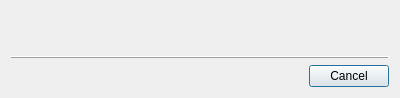
<?xml version="1.0" encoding="UTF-8"?>
<ui version="4.0">
 <class>UpdateDialog</class>
 <widget class="QDialog" name="UpdateDialog">
  <property name="geometry">
   <rect>
    <x>0</x>
    <y>0</y>
    <width>400</width>
    <height>98</height>
   </rect>
  </property>
  <property name="windowTitle">
   <string>LPubV Updates</string>
  </property>
  <layout class="QVBoxLayout" name="verticalLayout">
   <item>
    <widget class="QLabel" name="status">
     <property name="text">
      <string/>
     </property>
     <property name="textFormat">
      <enum>Qt::RichText</enum>
     </property>
     <property name="openExternalLinks">
      <bool>true</bool>
     </property>
    </widget>
   </item>
   <item>
    <widget class="QFrame" name="frame">
     <property name="frameShape">
      <enum>QFrame::HLine</enum>
     </property>
     <property name="frameShadow">
      <enum>QFrame::Raised</enum>
     </property>
    </widget>
   </item>
   <item>
    <widget class="QDialogButtonBox" name="buttonBox">
     <property name="orientation">
      <enum>Qt::Horizontal</enum>
     </property>
     <property name="standardButtons">
      <set>QDialogButtonBox::Cancel</set>
     </property>
    </widget>
   </item>
  </layout>
 </widget>
 <resources/>
 <connections>
  <connection>
   <sender>buttonBox</sender>
   <signal>accepted()</signal>
   <receiver>UpdateDialog</receiver>
   <slot>accept()</slot>
   <hints>
    <hint type="sourcelabel">
     <x>248</x>
     <y>254</y>
    </hint>
    <hint type="destinationlabel">
     <x>157</x>
     <y>274</y>
    </hint>
   </hints>
  </connection>
  <connection>
   <sender>buttonBox</sender>
   <signal>rejected()</signal>
   <receiver>UpdateDialog</receiver>
   <slot>reject()</slot>
   <hints>
    <hint type="sourcelabel">
     <x>316</x>
     <y>260</y>
    </hint>
    <hint type="destinationlabel">
     <x>286</x>
     <y>274</y>
    </hint>
   </hints>
  </connection>
 </connections>
</ui>
